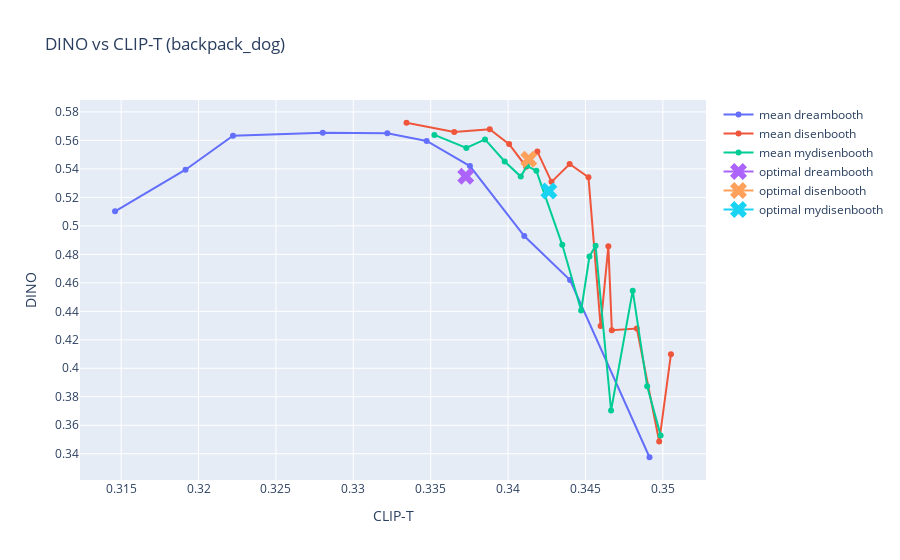

The notebook cell saved with this chart:
### Code cell
def make_super_versus_plot(concept='can', methods=['dreambooth', 'disenbooth', 'mydisenbooth'],
                          metric1='DINO', metric2='CLIP-T', exclude_early=False):
    curves = []
    exclude_early = False
    title = f'{metric1} vs {metric2} ({concept})'
    for method in methods:
        subdf = df[df['method'] == method]
        subdf = subdf[subdf['concept'] == concept].copy()
        if exclude_early:
            subdf = subdf[subdf['iteration'] >= visresemblance_start[method][concept]]
        subdf = subdf.sort_values([metric2, metric1])
        curves.append(get_mean_curve([subdf[subdf['seed'] == seed][[metric1, metric2]].values for seed in subdf.seed]))
    fig = px.scatter(x=curves[0][:, 1], y=curves[0][:, 0], title=title,
                    labels={
                         "x": metric2,
                         "y": metric1,
                     },
    ) #   name='mean ' + methods[0]
    fig.data[-1].showlegend = True
    
    fig.update_traces(mode = 'lines+markers', name='mean ' + methods[0])
    for i in range(1, len(curves)):
         fig.add_scatter(x=curves[i][:, 1], y=curves[i][:, 0], mode='lines+markers', name='mean ' + methods[i],
                    showlegend=True)
    for method in methods:
        subdf = df[df['method'] == method]
        subdf = subdf[subdf['concept'] == concept].copy()
        if exclude_early:
            subdf = subdf[subdf['iteration'] >= visresemblance_start[method][concept]]
        subdf = subdf.sort_values([metric2, metric1])
        optimal_solution = subdf[subdf['iteration'] == optimal_checkpoints[method][concept]]
        fig.add_scatter(x=[optimal_solution[metric2].median()],
                y=[optimal_solution[metric1].median()],
                marker_symbol='x', marker_size=15,
               name='optimal ' + method)
    fig.update_yaxes(nticks=15)
    fig.update_xaxes(nticks=20)
    return fig
make_super_versus_plot(concept='backpack_dog').show()

### Figure 1 — Plotly figure (JSON) as saved in the notebook; plotly's stock layout.template omitted (floating-point values rounded to 4 significant figures)
{"data": [{"hovertemplate": "CLIP-T=%{x}<br>DINO=%{y}<extra></extra>", "legendgroup": "", "marker": {"color": "#636efa", "symbol": "circle"}, "mode": "lines+markers", "name": "mean dreambooth", "orientation": "v", "showlegend": true, "type": "scatter", "x": [0.3146, 0.3192, 0.3222, 0.328, 0.3322, 0.3347, 0.3375, 0.341, 0.344, 0.3491], "xaxis": "x", "y": [0.5102, 0.5394, 0.5633, 0.5653, 0.5651, 0.5596, 0.5419, 0.4929, 0.462, 0.3375], "yaxis": "y"}, {"mode": "lines+markers", "name": "mean disenbooth", "showlegend": true, "type": "scatter", "x": [0.3334, 0.3365, 0.3388, 0.3401, 0.3412, 0.3419, 0.3428, 0.344, 0.3452, 0.346, 0.3465, 0.3467, 0.3483, 0.3498, 0.3505], "y": [0.5724, 0.5659, 0.5678, 0.5574, 0.5415, 0.5521, 0.5309, 0.5434, 0.5341, 0.4297, 0.4856, 0.4268, 0.4279, 0.3486, 0.4099]}, {"mode": "lines+markers", "name": "mean mydisenbooth", "showlegend": true, "type": "scatter", "x": [0.3352, 0.3373, 0.3385, 0.3398, 0.3408, 0.3412, 0.3418, 0.3435, 0.3447, 0.3453, 0.3457, 0.3467, 0.3481, 0.349, 0.3499], "y": [0.5639, 0.5547, 0.5607, 0.5452, 0.5346, 0.5421, 0.5386, 0.4867, 0.4406, 0.4785, 0.486, 0.3704, 0.4545, 0.3873, 0.3529]}, {"marker": {"size": 15, "symbol": "x"}, "name": "optimal dreambooth", "type": "scatter", "x": [0.3373], "y": [0.5349]}, {"marker": {"size": 15, "symbol": "x"}, "name": "optimal disenbooth", "type": "scatter", "x": [0.3413], "y": [0.5467]}, {"marker": {"size": 15, "symbol": "x"}, "name": "optimal mydisenbooth", "type": "scatter", "x": [0.3426], "y": [0.5245]}], "layout": {"autosize": true, "legend": {"tracegroupgap": 0}, "title": {"text": "DINO vs CLIP-T (backpack_dog)"}, "xaxis": {"anchor": "y", "autorange": true, "domain": [0, 1], "nticks": 20, "range": [0.3124, 0.3527], "title": {"text": "CLIP-T"}, "type": "linear"}, "yaxis": {"anchor": "x", "autorange": true, "domain": [0, 1], "nticks": 15, "range": [0.3182, 0.5918], "title": {"text": "DINO"}, "type": "linear"}}}
